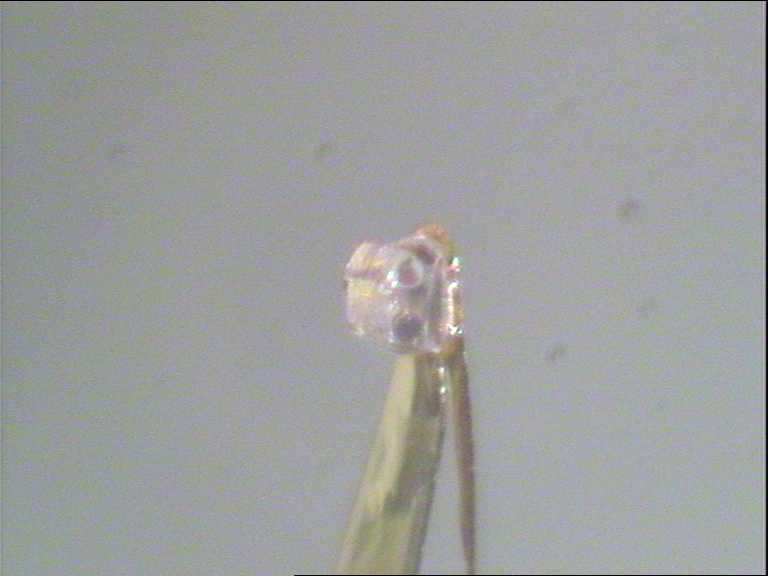
#> input picture olex2-gui-svn/tags/1.2.8/sample_data/timmy/movie/timmy1.jpg, 768 x 576 px
$ python -i RoundedCorners.py   (imports and definitions only)   (older library calls are emulated)
#> lines starting #> are read from the running program, lines starting #| are printed output that depends on the picture; after the words box and inside, x2 and y2 are one past the last pixel; in counts of white or black regions, pixels touching at a corner belong together
#> further down, picture is the input picture: PIL image 768x576 RGB; mean R, G, B 157, 158.5, 158.3
#import PngImagePlugin
from PIL import Image
from PIL import ImageFont, ImageDraw, ImageChops, ImageColor

# Rounded corners
# (c) 2008 www.stani.be
# License: same as PIL
cache = {}
CROSS                   = ('Cross')
ROUNDED                 = ('Rounded')
SQUARE                  = ('Square')

CORNERS                 = [ROUNDED,SQUARE,CROSS]
CORNER_ID               = 'rounded_corner_r%d_f%d'
CROSS_POS               = (CROSS,CROSS,CROSS,CROSS)
ROUNDED_POS             = (ROUNDED,ROUNDED,ROUNDED,ROUNDED)
ROUNDED_RECTANGLE_ID    = 'rounded_rectangle_r%d_f%d_s%s_p%s'

def round_image(image,cache={},radius=100,fill=255,pos=ROUNDED_POS,
                back_colour='#FFFFFF', solid_colour=None):
#> called with radius = 100, fill = 255, pos = ('Rounded', 'Rounded', 'Rounded', 'Rounded'), back_colour = '#FFFFFF'
  if image.mode != 'RGBA':
    image = image.convert('RGBA')
  mask    = create_rounded_rectangle(image.size,cache,radius,fill,pos)
#> in create_rounded_rectangle, `cross   = cache[cross_id]   = Image.new('L',size,0)`: cross: PIL image 768x576 L; every value is 0
  if solid_colour:
    solidcolor = Image.new("RGBA", image.size, solid_colour)
    #mask = Image.eval(mask, lambda p: 255 * (int(p != 0)))
  image.paste(Image.new('RGB',image.size,back_colour),(0,0),
              ImageChops.invert(mask))
  image.putalpha(mask)
  image = image.convert('RGB')
  return image

def create_corner(radius=100,fill=255,factor=50):
#> called with radius = 100, fill = 255, factor = 50
  corner  = Image.new('L',(factor*radius,factor*radius),0)
#> corner: PIL image 5000x5000 L; every value is 0
  draw    = ImageDraw.Draw(corner)
  draw.pieslice((0,0,2*factor*radius,2*factor*radius),180,270,fill=fill)
  corner  = corner.resize((radius,radius),Image.ANTIALIAS)
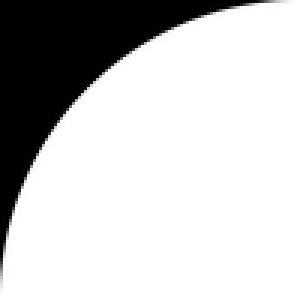
#> corner: PIL image 100x100 L (shown 3 times larger); min 0, max 255, mean 200.3
  return corner

def create_rounded_rectangle(size=(600,400),cache={},radius=100,fill=255,
                             pos=ROUNDED_POS):
  #rounded_rectangle
  im_x, im_y  = size
  rounded_rectangle_id    = ROUNDED_RECTANGLE_ID%(radius,fill,size,pos)
  if cache.has_key(rounded_rectangle_id):
    return cache[rounded_rectangle_id]
  else:
    #cross
    cross_id    = ROUNDED_RECTANGLE_ID%(radius,fill,size,CROSS_POS)
    if cache.has_key(cross_id):
      cross   = cache[cross_id]
    else:
      cross   = cache[cross_id]   = Image.new('L',size,0)
      draw    = ImageDraw.Draw(cross)
      draw.rectangle((radius,0,im_x-radius,im_y),fill=fill)
      draw.rectangle((0,radius,im_x,im_y-radius),fill=fill)
    if pos==CROSS_POS:
      return cross
    #corner
    corner_id   = CORNER_ID%(radius,fill)
    if cache.has_key(corner_id):
      corner  = cache[corner_id]
    else:
      corner  = cache[corner_id] = create_corner(radius,fill)
    #rounded rectangle
    rectangle   = Image.new('L',(radius,radius),255)
#> rectangle: PIL image 100x100 L; every value is 255
    rounded_rectangle   = cross.copy()
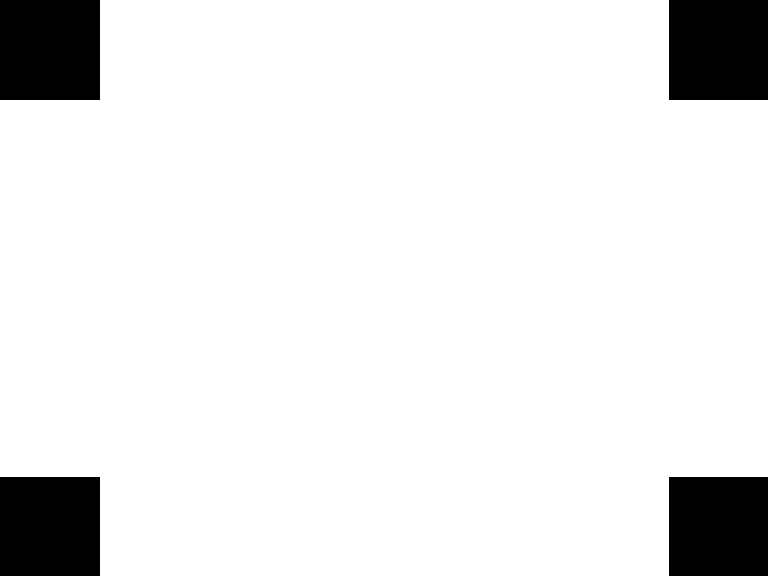
#> rounded_rectangle: PIL image 768x576 L; 91% white; 4 black regions, box (x1, y1, x2, y2) and area: (0, 0, 100, 100) 10000, (669, 0, 768, 100) 9900, (0, 477, 100, 576) 9900, (669, 477, 768, 576) 9801
    for index, angle in enumerate(pos):
      if angle == CROSS:
        break
      if angle == ROUNDED:
        element = corner
      else:
        element = rectangle
      if index%2:
        x       = im_x-radius
        element = element.transpose(Image.FLIP_LEFT_RIGHT)
      else:
        x       = 0
      if index < 2:
        y       = 0
      else:
        y       = im_y-radius
        element = element.transpose(Image.FLIP_TOP_BOTTOM)
      rounded_rectangle.paste(element,(x,y))
#> this loop made 4 passes
#> pass 2, in create_rounded_rectangle, `element = element.transpose(Image.FLIP_LEFT_RIGHT)`:
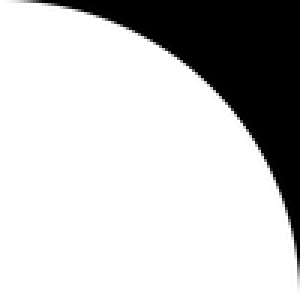
#> element: PIL image 100x100 L (shown 3 times larger); min 0, max 255, mean 200.3
#> pass 3, in create_rounded_rectangle, `element = element.transpose(Image.FLIP_TOP_BOTTOM)`:
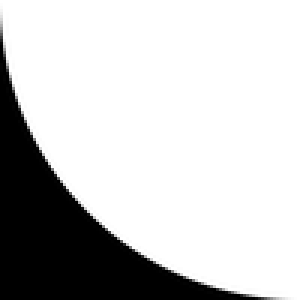
#> element: PIL image 100x100 L (shown 3 times larger); min 0, max 255, mean 200.3
#> after the loop:
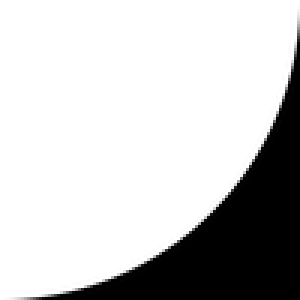
#> element: PIL image 100x100 L (shown 3 times larger); min 0, max 255, mean 200.3
#> after the loop:
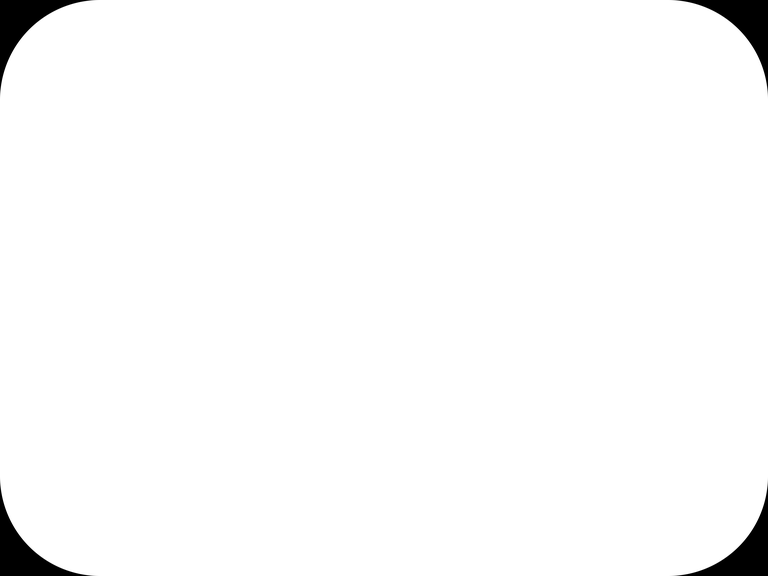
#> rounded_rectangle: PIL image 768x576 L; min 0, max 255, mean 250.1
    cache[rounded_rectangle_id] = rounded_rectangle
    return rounded_rectangle

# [8 lines not run here, left out]

>>> from PIL import Image
>>> picture = Image.open('../../../../1.2.8/sample_data/timmy/movie/timmy1.jpg')
>>> result = round_image(picture)
